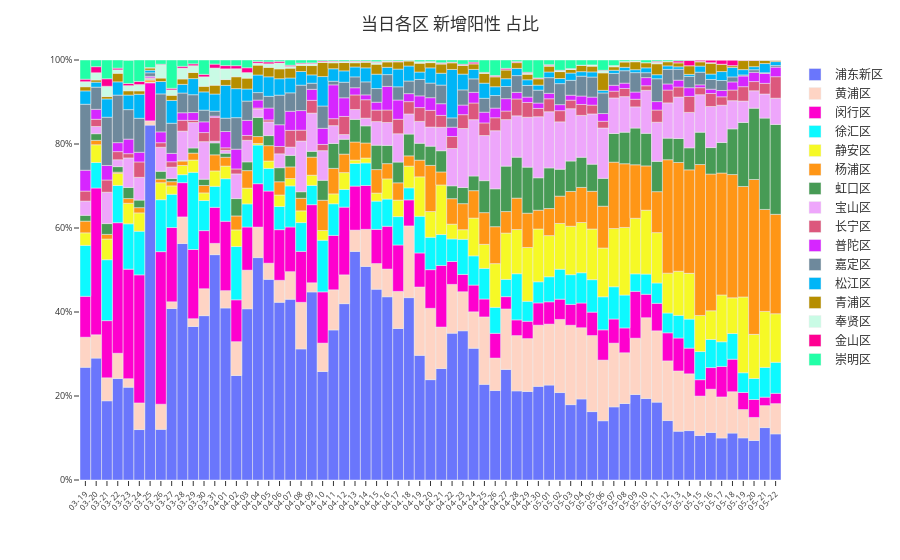

Notebook source saved alongside this figure:
### Code cell
fig = px.bar(df, x="Date", y="Pct", color="District", color_discrete_sequence=px.colors.qualitative.Light24[2:],
             category_orders={'District': DISTRICT_ORDER}, log_y=False)

fig.update_xaxes(dtick="D1", tickformat="%m-%d", tickangle=-45, tickfont=dict(size=8), title='')
fig.update_yaxes(tickfont=dict(size=9), title='')
fig.update_layout(bargap=0, barmode='relative')
fig.update_layout(title="当日各区 新增阳性 占比")
fig.update_layout(yaxis_range=[0, 1], yaxis_tickformat=",.0%")
fig.update_layout(template="ggplot2")
fig.update_layout(legend={'title_text': ''})
fig.update_layout(autosize=True)

fig.show()
